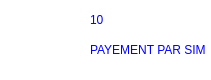
   <widget class="QFrame" name="frame_9">
    <property name="geometry">
     <rect>
      <x>910</x>
      <y>290</y>
      <width>211</width>
      <height>80</height>
     </rect>
    </property>
    <property name="styleSheet">
     <string notr="true">border-radius: 20px;
background: white;
box-shadow:  20px 20px 39px #bebebe,
             -20px -20px 39px #ffffff;</string>
    </property>
    <property name="frameShape">
     <enum>QFrame::StyledPanel</enum>
    </property>
    <property name="frameShadow">
     <enum>QFrame::Raised</enum>
    </property>
    <widget class="QLabel" name="label_15">
     <property name="geometry">
      <rect>
       <x>90</x>
       <y>10</y>
       <width>91</width>
       <height>20</height>
      </rect>
     </property>
     <property name="styleSheet">
      <string notr="true">font: 75 8pt &quot;Josefin Sans SemiBold&quot;;
color:blue</string>
     </property>
     <property name="text">
      <string>10</string>
     </property>
    </widget>
    <widget class="QLabel" name="label_12">
     <property name="geometry">
      <rect>
       <x>90</x>
       <y>40</y>
       <width>171</width>
       <height>20</height>
      </rect>
     </property>
     <property name="styleSheet">
      <string notr="true">font: 75 8pt &quot;Josefin Sans SemiBold&quot;;
color:blue</string>
     </property>
     <property name="text">
      <string>PAYEMENT PAR SIM</string>
     </property>
    </widget>
    <widget class="QLabel" name="label_11">
     <property name="geometry">
      <rect>
       <x>20</x>
       <y>0</y>
       <width>61</width>
       <height>81</height>
      </rect>
     </property>
     <property name="styleSheet">
      <string notr="true">image: url(:/newPrefix/salary.png);</string>
     </property>
     <property name="text">
      <string/>
     </property>
    </widget>
   </widget>
